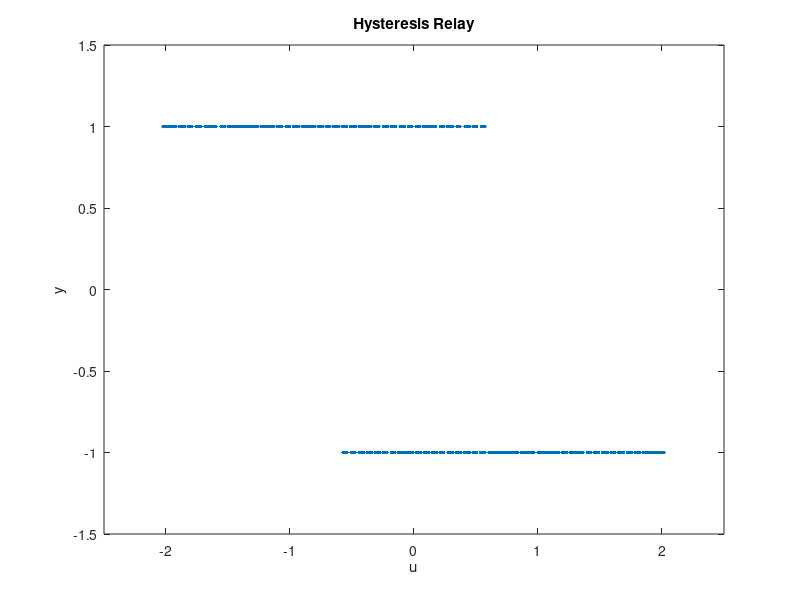
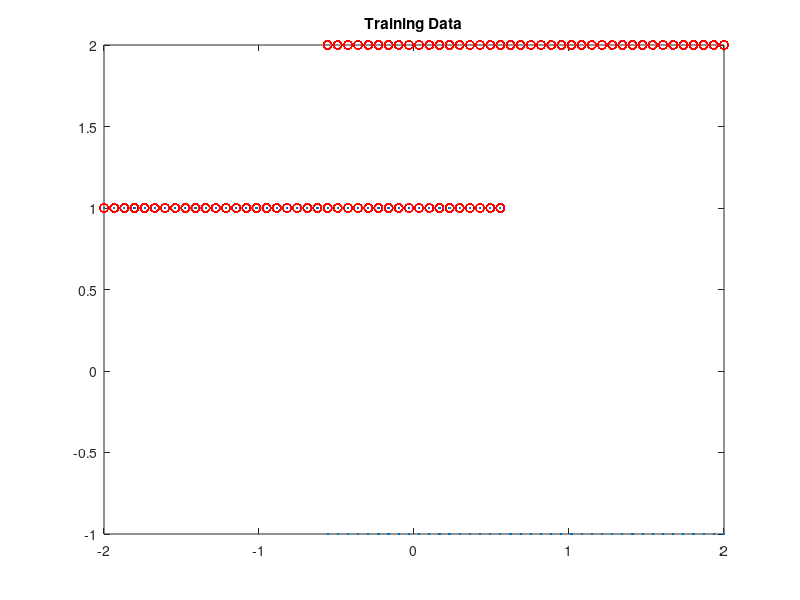
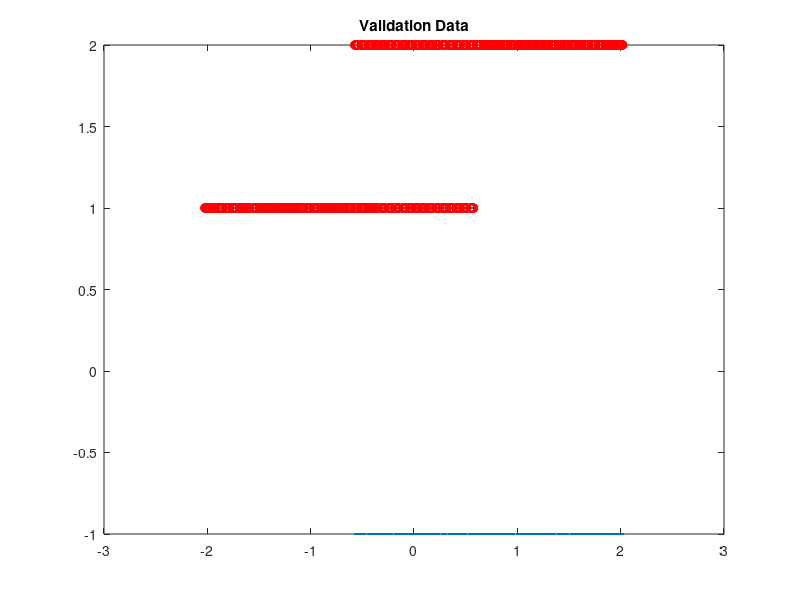
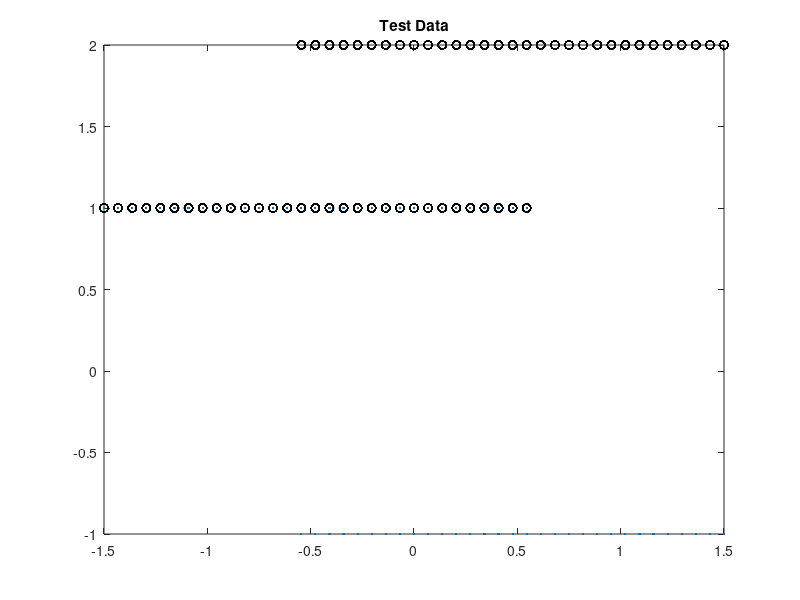

Write the MATLAB code that produced these figures, in order.
function generateHysteresisRelay()

name = 'hysteresisRelay';

K = 2;
%% Generate Validation Set
transitions = 66;
N = 2037+2059;

ufwd = linspace(-2,2,N/transitions); %generate equally spaced data set
ubwd = flip(ufwd);
u = repmat([ufwd,ubwd],1,transitions/2);

N = length(u);
m = zeros(1,N+1);
m(1) = 1;
y = zeros(size(u));

for i=1:N
y(i) = behaviour(u(i),m(i));  
m(i+1) = modeTransition(u(i),m(i));
end
m=m(1,1:end-1);

transitionsTest = sum(abs(diff(m)));
assert(transitionsTest == transitions,'not the amount of designed transitions');

figure(1); clf;
plot(u,y,'.')
hold on
plot(u,m,'ro')
title('Training Data')

newFilename = [name,'_val.mat'];
save(newFilename,'m','u','y','K');

%% Generate Training Data: Add noise to u values
multi = 1/100;
rng(1)
u = multi*randn(1,N)+u;
figure(2); clf;
plot(u,y,'.')
hold on
plot(u,m,'ro')
title('Validation Data')

newFilename = [name,'_train.mat'];
save(newFilename,'m','u','y','K');

figure(12); clf;
plot(u,y,'.')
axis([-2.5 2.5 -1.5 1.5])
xlabel('u')
ylabel('y')
title('Hysteresis Relay')
typeofPlot = 'u_y_m';
options.Format = 'eps';
hgexport(gcf,[name,'_',typeofPlot,'.eps'],options);

%% Generate Test data: u values in different range
transitions = 88;
N = 4000;

ufwd = linspace(-1.5,1.5,N/transitions); %generate sinusoid wave
ubwd = flip(ufwd);
u = repmat([ufwd,ubwd],1,transitions/2);

N = length(u);
m = zeros(1,N+1);
m(1) = 1;
y = zeros(size(u));

for i=1:N
y(i) = behaviour(u(i),m(i));  
m(i+1) = modeTransition(u(i),m(i));
end
m=m(1,1:end-1);

figure(3); clf;
plot(u,y,'.')
hold on
plot(u,m,'ko')
title('Test Data')
transitionsTest = sum(abs(diff(m)));
assert(transitionsTest == transitions,'not the amount of designed transitions');
newFilename = [name,'_test.mat'];
save(newFilename,'m','u','y','K');

end

function newmode = modeTransition(u,mode)
if(mode == 1)
  if(u > 0.5)
    newmode = 2;
  else
    newmode = 1;
  end
else %mode == 2
  if(u < -0.5)
    newmode = 1;
  else
    newmode = 2;
  end
end
end

function [ynew] = behaviour(u,mode)
if(mode == 1)
    ynew = 1;
else %mode == 2
    ynew = -1;
end
end
